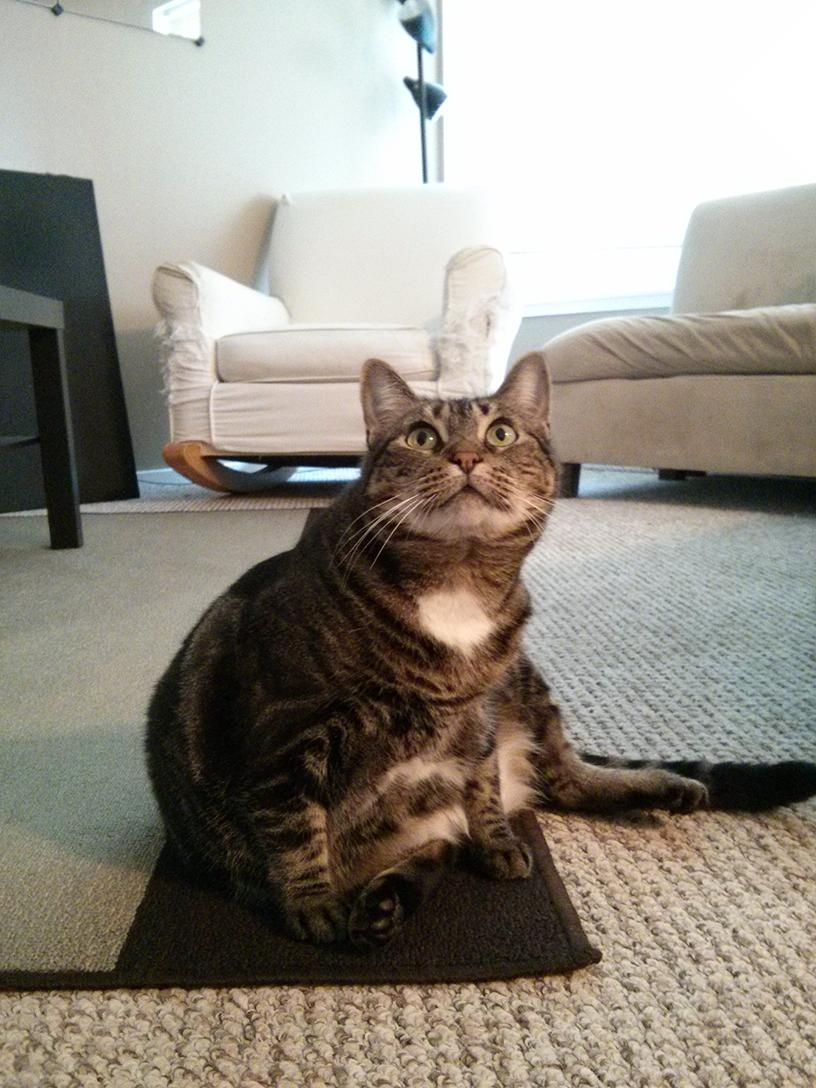
#> input picture 机器学习/opencv/zophie.jpg, 816 x 1088 px, found by its file name
$ python '2.像素的操作.py'
#> lines starting #> are read from the running program, lines starting #| are printed output that depends on the picture
import cv2
import numpy as np

# 像素是图像的最小单元。每一幅图像都是由M行N列的像素组成的，其中每一个像素都储存一个像素值。
# 以灰度图像为例，计算机通常把灰度图像的像素处理为256个灰度级别
# 256个灰度级别分别使用区间[0,255]中的整数数值表示。
# 其中，“0”表示纯黑色；“255”表示纯白色


# 获取指定区域的BGR值
image = cv2.imread('C:\\Users\\yi\\PycharmProjects\\pythonProject\\zophie.jpg')
#> image is the input picture: shape (1088, 816, 3); mean B, G, R 131.1, 141, 147
px = image[100,100]
#> px = [196, 203, 200]
print(px)
#| [196 203 200]

p1 = image[100,100,0]   # B的值
#> p1 = 196
p2 = image[100,100,1]   # G的值
#> p2 = 203
p3 = image[100,100,2]   # R的值
#> p3 = 200
print(p1,p2,p3)
#| 196 203 200


# 修改像素的BGR值
# px = image[100,100]，修改了这里像素值
px = [200,200,200]


# 修改一个区域的像素值
for i in range(100,500):
    for j in range(50,620):
        image[i,j] =[55,125,255]
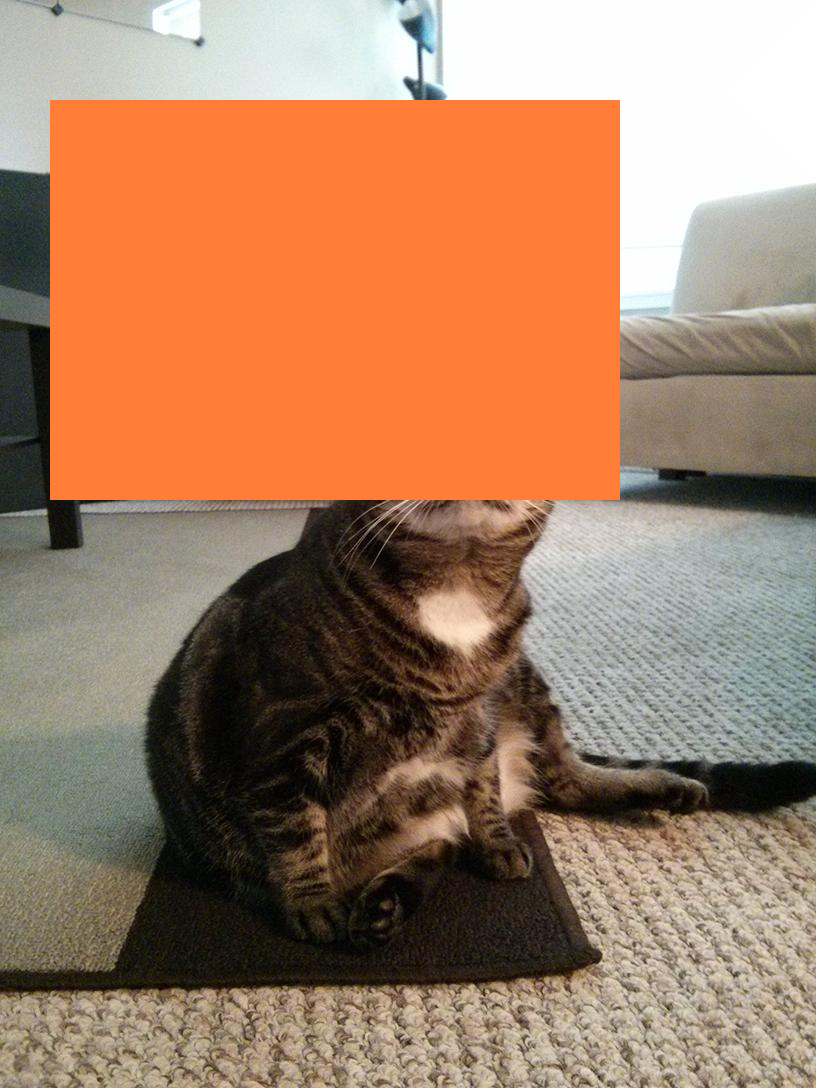
#> image: shape (1088, 816, 3); mean B, G, R 100.8, 127.2, 165.5
cv2.imshow(winname='snow',mat=image)
cv2.waitKey(0)
